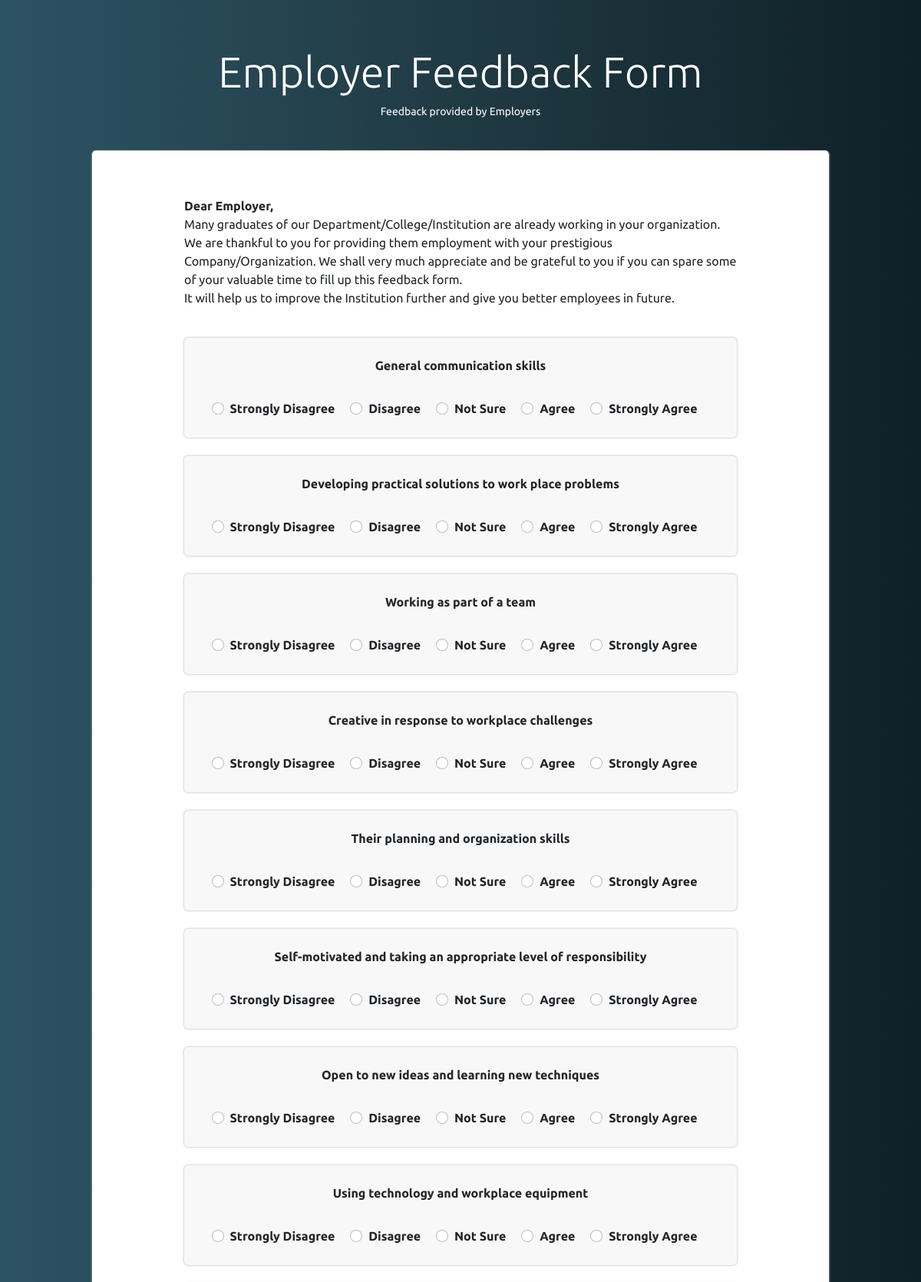
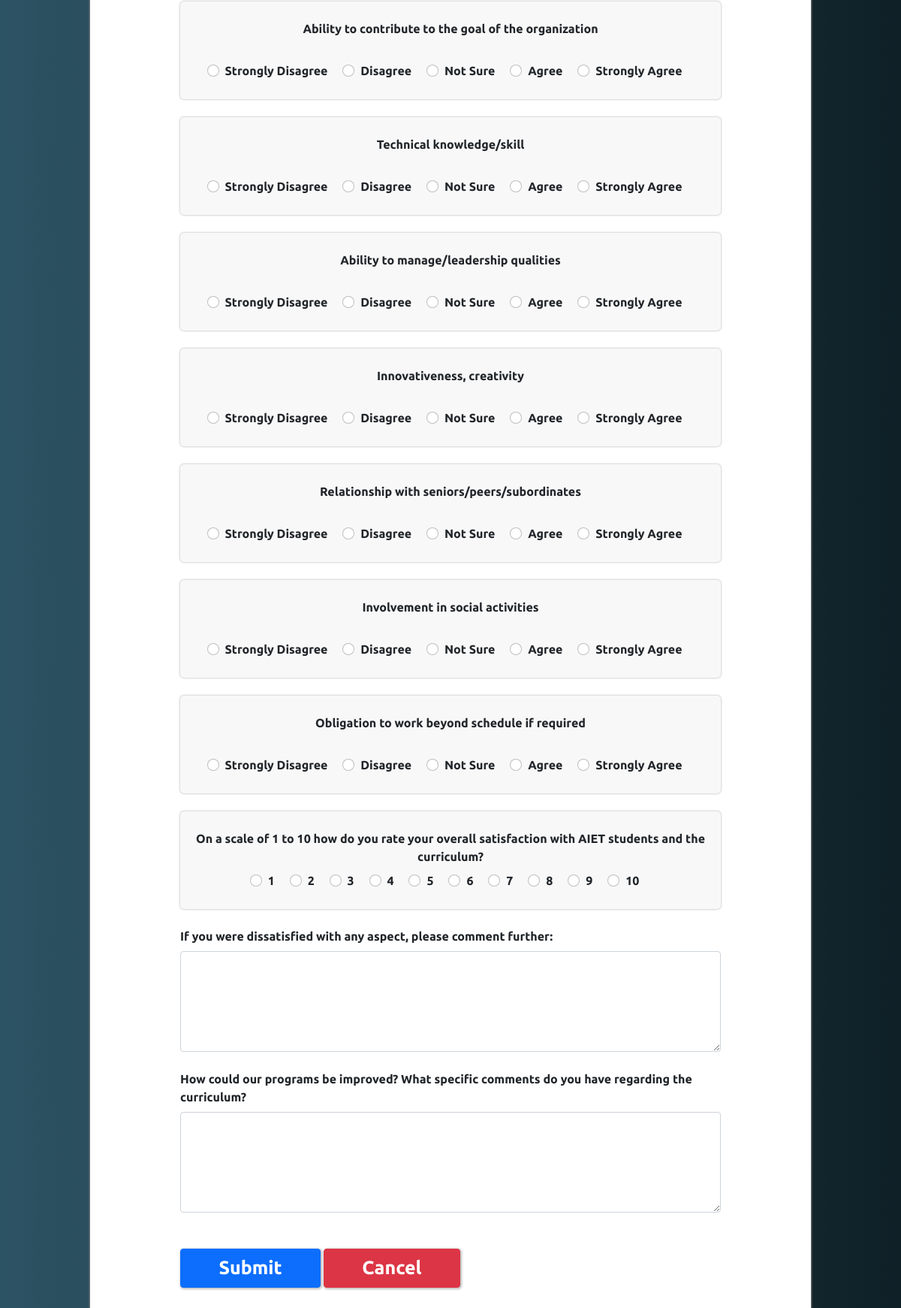
/employerForm.php (signed in), run on the app's committed database (2 pictures, top to bottom).
### tables this page shows
CREATE TABLE `questions` (
  `q_id` int(11) NOT NULL,
  `q_desc` varchar(200) DEFAULT NULL,
  `f_id` varchar(5) DEFAULT NULL
);

### employerForm.php (the view, shortened to what this page needs)
<?php
include "config.php";
if (isset($_SESSION['login_user_employer'])) {
?>
</html>
<!doctype html>
<html lang="en">
<head>
    <link rel="stylesheet" href="https://cdn.jsdelivr.net/npm/bootstrap-icons@1.3.0/font/bootstrap-icons.css">
    <link rel="stylesheet" href="https://stackpath.bootstrapcdn.com/bootstrap/5.0.0-alpha1/css/bootstrap.min.css"
>
</head>
<body>
    <div class="mb-3" id="title">
        <center>
            <h1 class="display-4 text-white">Employer Feedback Form</h1>
            <small class="text-white">Feedback provided by Employers</small>
            <br><br>
        </center>
    </div>
    <form method="post" action="">
        <div class="mb-3">
            <p class="">
                <b>Dear Employer,</b><br>
                Many graduates of our Department/College/Institution are already working in your organization. We
                are
                thankful to you
                for providing them employment with your prestigious Company/Organization.
                We shall very much appreciate and be grateful to you if you can spare some of your valuable time to
                fill up this feedback form.
                <br>It will help us to improve the Institution further and give you better employees in
                future.
                <br><br>
            </p>
            <b>
            <?php
                    $query4 = "select * from questions where f_id='FM103'";
                    $result4 = mysqli_query($con, $query4);
                        while ($row4 = mysqli_fetch_array($result4)) {
                            echo '<div class="container text-center" id="qsnbx">
                            <br>
                            <label class="form-label"><b>' . $row4['q_desc'] . '</b></label>
                            <br><br>
                                    <div class="form-check form-check-inline">
                                        <input class="form-check-input" type="radio" name="' . $row4['q_id'] . '" value="1" id="radio" required>
                                        <label class="form-check-label" for="q1o1">
                                        Strongly Disagree
                                        </label>
                                    </div>
                                    <div class="form-check form-check-inline">
                                        <input class="form-check-input" type="radio" name="' . $row4['q_id'] . '" value="2" id="radio">
                                        <label class="form-check-label" for="q1o2">
                                            Disagree
                                        </label>
                                    </div>
                                    <div class="form-check form-check-inline">
                                        <input class="form-check-input" type="radio" name="' . $row4['q_id'] . '" value="3" id="radio">
                                        <label class="form-check-label" for="q1o3">
                                            Not Sure
                                        </label>
                                    </div>
                                    <div class="form-check form-check-inline">
                                        <input class="form-check-input" type="radio" name="' . $row4['q_id'] . '" value="4" id="radio">
                                        <label class="form-check-label" for="q1o4">
                                            Agree
                                        </label>
                                    </div>
                                    <div class="form-check form-check-inline">
                                        <input class="form-check-input" type="radio" name="' . $row4['q_id'] . '" value="5" id="radio">
                                        <label class="form-check-label" for="q1o5">
                                            Strongly Agree
                                        </label>
                                    </div>
                                    <br>
                                    <br>
                                    </div>
                                    <br>';
                        }
                    ?>
<div class="container text-center" id="qsnbx">
<br>
            <label class="form-label">On a scale of 1 to 10 how do you rate your overall satisfaction with AIET students
                and
                the curriculum?
            </label>
            <br>
            <div class="form-check form-check-inline">
                <input class="form-check-input" type="radio" name="inlineRadioOptions" id="inlineRadio1"
                    value="1" required>
                <label class="form-check-label" for="inlineRadio1">1</label>
            </div>
            <div class="form-check form-check-inline">
                <input class="form-check-input" type="radio" name="inlineRadioOptions" id="inlineRadio1"
                    value="2">
                <label class="form-check-label" for="inlineRadio1">2</label>
            </div>
            <div class="form-check form-check-inline">
                <input class="form-check-input" type="radio" name="inlineRadioOptions" id="inlineRadio1"
                    value="3">
                <label class="form-check-label" for="inlineRadio1">3</label>
            </div>
            <div class="form-check form-check-inline">
                <input class="form-check-input" type="radio" name="inlineRadioOptions" id="inlineRadio1"
                    value="4">
                <label class="form-check-label" for="inlineRadio1">4</label>
            </div>
            <div class="form-check form-check-inline">
                <input class="form-check-input" type="radio" name="inlineRadioOptions" id="inlineRadio2"
                    value="5">
                <label class="form-check-label" for="inlineRadio2">5</label>
            </div>
            <div class="form-check form-check-inline">
                <input class="form-check-input" type="radio" name="inlineRadioOptions" id="inlineRadio2"
                    value="6">
                <label class="form-check-label" for="inlineRadio2">6</label>
            </div>
            <div class="form-check form-check-inline">
                <input class="form-check-input" type="radio" name="inlineRadioOptions" id="inlineRadio2"
                    value="7">
                <label class="form-check-label" for="inlineRadio2">7</label>
            </div>
            <div class="form-check form-check-inline">
                <input class="form-check-input" type="radio" name="inlineRadioOptions" id="inlineRadio2"
                    value="8">
                <label class="form-check-label" for="inlineRadio2">8</label>
            </div>
            <div class="form-check form-check-inline">
                <input class="form-check-input" type="radio" name="inlineRadioOptions" id="inlineRadio2"
                    value="9">
                <label class="form-check-label" for="inlineRadio2">9</label>
            </div>
            <div class="form-check form-check-inline">
                <input class="form-check-input" type="radio" name="inlineRadioOptions" id="inlineRadio2"
                    value="10">
                <label class="form-check-label" for="inlineRadio2">10</label>
            </div>
<br><br>
            </div>
        <br>
        <div>
            <label class="form-label">If you were dissatisfied with any aspect, please comment further:
            </label>
            <br>
            <textarea class="form-control" type="text" name="cmnt1" id="" rows="5" required></textarea>
        </div>
        <br>
        <div>
            <label class="form-label">How could our programs be improved? What specific comments do you have regarding
                the curriculum?
            </label>
            <br>
            <textarea class="form-control" type="text" name="cmnt2" id="" rows="5" required></textarea>
        </div>
        </b>
        <br>
        <br>
        <button type="submit" class="btn btn-primary" id="submit">Submit</button>
        <a class="btn btn-danger" href="logout.php" id="submit">Cancel</a>
    </form>
</body>
</html>
<?php
}else{
    echo '<meta http-equiv="refresh" content="1.5; URL=\'employerlogin.php\'" />';
}

### employerForm.php (style rules this page uses)
* { font-family: 'Ubuntu', sans-serif; }
body { background: #0F2027; background: -webkit-linear-gradient(to right, #2C5364, #203A43, #0F2027); background: linear-gradient(to right, #2C5364, #203A43, #0F2027); background-repeat: no-repeat; }
form { margin-left: 10%; margin-right: 10%; padding-top: 5%; padding-left: 10%; padding-right: 10%; padding-bottom: 10%; border-radius: 5px; box-shadow: 0px 1px 2px 1px grey; background-color : white; }
#title { padding-top: 5%; }
#submit { font-size: 25; font-weight: bold; box-shadow: 1px 1px 3px 1px rgb(189, 189, 189); padding-left: 7%; padding-right: 7%; }
#qsnbx { border-radius:5px; box-shadow:0px 0px 3px 0px #a7a7a7; background-color:#f8f8f8; transition: 0.2s; }

### data on the page
questions: q_desc "General communication skills"
questions: q_desc "Developing practical solutions to work place problems"
questions: q_desc "Working as part of a team"
questions: q_desc "Creative in response to workplace challenges"
questions: q_desc "Their planning and organization skills"
questions: q_desc "Self-motivated and taking an appropriate level of responsibility"
questions: q_desc "Open to new ideas and learning new techniques"
questions: q_desc "Using technology and workplace equipment"
questions: q_desc "Ability to contribute to the goal of the organization"
questions: q_desc "Technical knowledge/skill"
questions: q_desc "Ability to manage/leadership qualities"
questions: q_desc "Innovativeness, creativity"
questions: q_desc "Relationship with seniors/peers/subordinates"
questions: q_desc "Involvement in social activities"
questions: q_desc "Obligation to work beyond schedule if required"
